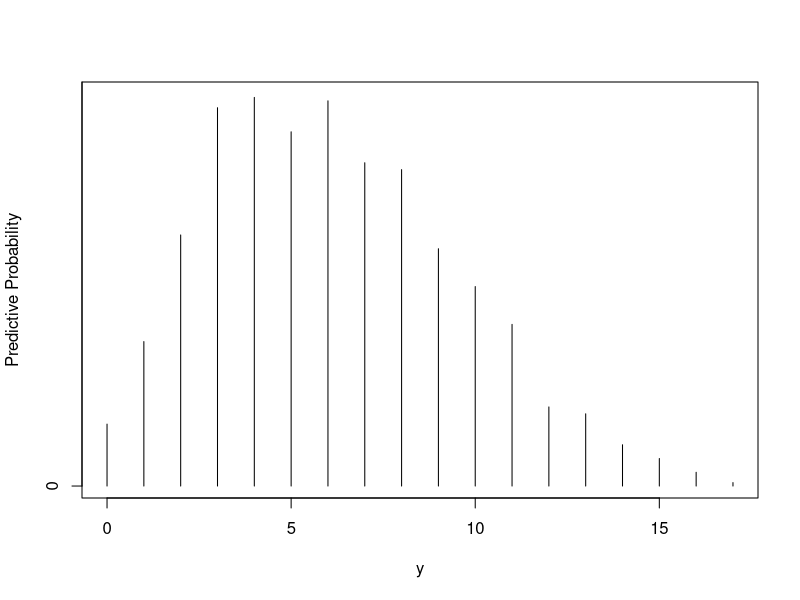

Write the R code that produced this figure.
########################
# Section 2.6 Prediction
########################

 library(LearnBayes)

 p=seq(0.05, 0.95, by=.1)
 prior = c(1, 5.2, 8, 7.2, 4.6, 2.1, 0.7, 0.1, 0, 0)
 prior=prior/sum(prior)
 m=20; ys=0:20
 pred=pdiscp(p, prior, m, ys)
 cbind(0:20,pred)

 ab=c(3.26, 7.19)
 m=20; ys=0:20
 pred=pbetap(ab, m, ys)

 p=rbeta(1000,3.26, 7.19)

 y = rbinom(1000, 20, p)

 table(y)

 freq=table(y)
 ys=as.integer(names(freq))
 predprob=freq/sum(freq)
 plot(ys,predprob,type="h",xlab="y",
   ylab="Predictive Probability")

 dist=cbind(ys,predprob)

 covprob=.9
 discint(dist,covprob)
